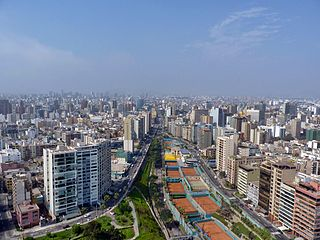
#> input picture python/image_processing/city1.jpg, 320 x 240 px
$ python add_img.py
#> lines starting #> are read from the running program, lines starting #| are printed output that depends on the picture
import numpy as np
import cv2

img1 = cv2.imread('city1.jpg')
#> img1 is the input picture: shape (240, 320, 3); mean B, G, R 144.9, 128.2, 119
img2 = cv2.imread('city2.jpg')
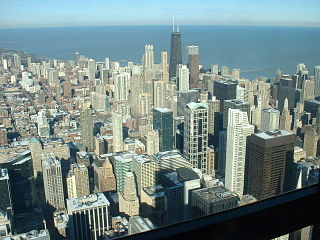
#> input picture python/image_processing/city2.jpg, 320 x 240 px
#> img2 is the input picture: shape (240, 320, 3); mean B, G, R 135.5, 137.1, 118

# numpy image addition will give modulo operation (img1+img2)%256
img_np = img1 + img2
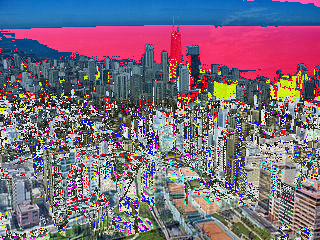
#> img_np: shape (240, 320, 3); mean B, G, R 125.2, 108.5, 123.9

# cv2 image addition will give simple addition
img_cv = cv2.add(img1,img2)
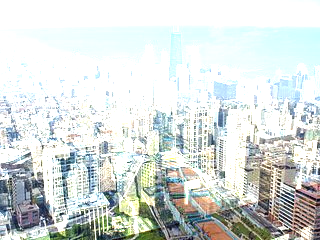
#> img_cv: shape (240, 320, 3); mean B, G, R 218.6, 220.8, 214.7

# to show the image
cv2.imshow('image numpy',img_np)
cv2.waitKey(0)

cv2.imshow('image cv2',img_cv)
cv2.waitKey(0)
# to save the image
# cv2.imwrite('image1.png',img)

cv2.destroyAllWindows()
